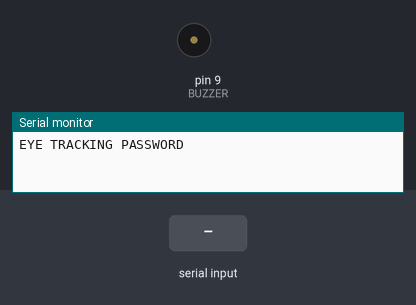
This sketch was run on a simulated Arduino Uno, built with avr-gcc and run on an emulated ATmega328P. Parts: buzzer (waves = sounding, pin HIGH), the last lines printed to the serial monitor. The test bench sets the inputs (shaded band). Pins used as bus, display or sensor lines are not drawn.

Above: at 1.7 s.
1.8 s: "2" received over Serial
At 3.0 s:
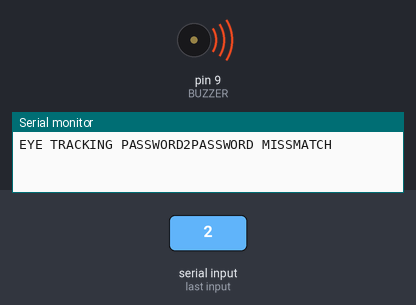
3.3 s: "1" received over Serial
4.8 s: "0" received over Serial
Timing chart, 0 to 7.8 s (numbered marks = the images above; inputs shaded):
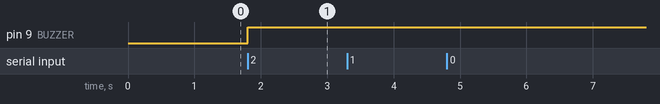

The sketch:

Hardware.ino
```cpp
int R1=8;
int BUZZER=9;


char ch;
void setup()
{


  Serial.begin(9600);//192.168.4.1//

  pinMode(R1, OUTPUT);
   pinMode(BUZZER, OUTPUT);
 digitalWrite(R1,LOW);
  digitalWrite(BUZZER,LOW);

  Serial.print("EYE TRACKING PASSWORD");
  delay(500);

}
void loop()
{

SerialEvent();

}
char Serial_read(void)
{
      char ch;
      while(Serial.available() == 0);
      ch = Serial.read();
      return ch;
}
void SerialEvent()
{
      if (Serial.available() > 0)
      {
          ch = Serial_read();

          Serial.print(ch);

          if (ch == '1')
          {
              Serial.println("LOCK OPEN");
              digitalWrite(R1, HIGH);
              delay(1000);
          }
          if (ch == '2')
          {
              Serial.println("PASSWORD MISSMATCH");
              digitalWrite(R1, LOW);
               digitalWrite(BUZZER, HIGH);
              delay(1000);
          }


      }

}
```

Measured:
- after the input at 1.8 s, pin 9 (BUZZER): LOW → HIGH at once
